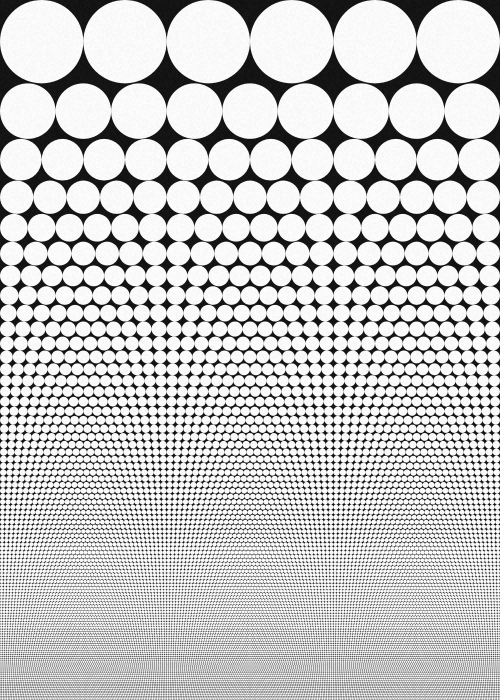
Frame 1 (no input)
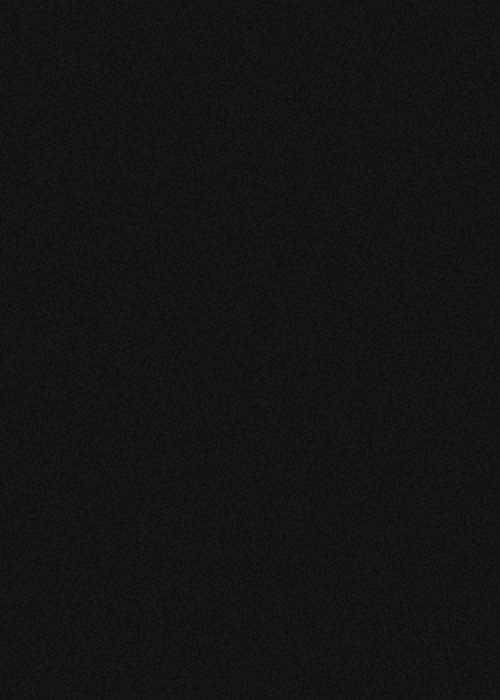
Frame 2 (the mouse pressed at the canvas centre, redrawn once)

The p5.js sketch that drew these frames (run headless with seeded random() and noise() and a simulated clock; the mouse was pressed at the canvas centre and the sketch redrawn once):

// p5.js sketch
// ── sketch.js
function setup() {
    createCanvas(500, 700);
    noLoop();
    pixelDensity(2);
    fill(255);
    noStroke();
    z = 0;
    y = 0;
  }
  
  function draw() {
    clear();
    background(0);
  
    const mode = "fill";
  
    if (mode === "fill") {
      const firstIndex = 1;
      const added = 3;
      const mul = 3;
      const ratioRadius = 1;
      ellipseMode(CORNER);
      for (let s = firstIndex; z < height; s += 1) {
        const step = s * mul + added;
        for (let x = 0; x < step; x++) {
          ellipse(
            width * (x / step),
            y,
            width / step,
            (width / step) * ratioRadius
          );
        }
  
        if (y > height) {
          break;
        }
  
        y += (width / step) * ratioRadius;
      }
    }
    if (mode === "centered") {
      const firstIndex = 1;
      const added = 0.5;
      const mul = 1;
      const ratioRadius = 0.25;
      ellipseMode(CENTER);
      z = ratioRadius * width * 0.33;
      for (let s = firstIndex; z < height; s += 1) {
        const step = s * mul + added;
  
        ellipse(width / 2, z, width / step, (width / step) * ratioRadius);
  
        if (y > height) {
          break;
        }
  
        z += (width / step) * ratioRadius * 0.8;
      }
    }
    paper();
  }
  
  function paper() {
    for (var i = 0; i < width; i += 2) {
      for (var j = 0; j < height; j += 2) {
        fill(random(175, 225), 25);
        rect(i, j, 2, 2);
      }
    }
  }
  
